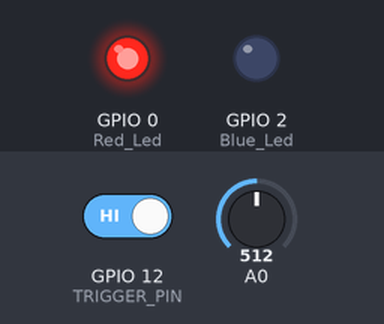
This sketch was run on a simulated ESP8266 (NodeMCU). Shown: output pins drawn as LEDs (lit = HIGH). The test bench sets the inputs (shaded band); at power-on: GPIO 12 (TRIGGER_PIN) HIGH, A0 = 512. WiFi joins after 1.5 s; servers stay silent unless stated; storage starts empty; what the sketch prints to the serial monitor is not drawn. At 12.0 s the program restarts the board; the recording ends there.

Above: at 6.2 s.
6.3 s: GPIO 12 (TRIGGER_PIN) driven LOW
At 6.9 s:
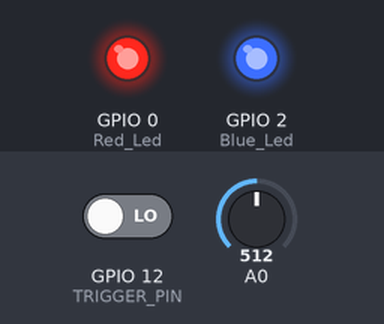
At 10.6 s:
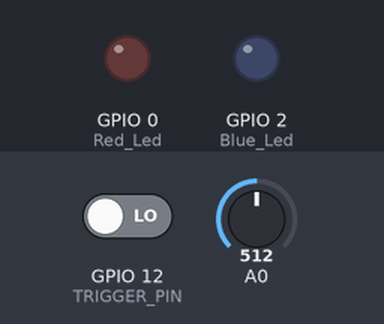
Timing chart, 0 to 12.0 s (numbered marks = the images above; inputs shaded):
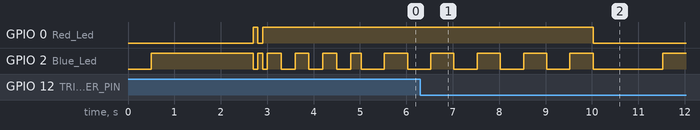

The sketch:

ESP_UKI.ino
```cpp
/*
    ESP_UKI

  TODO :  better function organizing
          add firmware number in webserver
          send ADC to default IP via udp, allow configuration

         build onDemand config mode
         load/save parameters (fixed ip, uki_name, udp_port udp_ip
*/


#include "includes.h"  //headers and variables declaration


void setup ( void ) {

  delay(500) ;
  Serial.begin(115200);
  Serial.println("Starting ESP8266");

  setupLeds();

  setupWifi();

  setupUDP() ;

  //setupOTA();

  blueLedState(-1, 500);


}


void loop ( void ) {
  //Serial.println(WiFi.status());
  StartConfigAP();
  //checkOTA();
  UDP_send_receive();


}
```

includes.h
```cpp
#include <FS.h>                   //this needs to be first, or it all crashes and burns...

#include <ESP8266WiFi.h>
//#include <WiFiClient.h>
//#include <ESP8266WebServer.h>
//web config portal
#include <ESP8266WebServer.h>
#include <DNSServer.h>
#include <WiFiManager.h>

#include <ArduinoJson.h>          //https://github.com/bblanchon/ArduinoJson

#include <Ticker.h>
#include <WiFiUdp.h>

//OTA includes
#include <ESP8266mDNS.h>
#include <ArduinoOTA.h>


//ESP8266WebServer server(80);

WiFiUDP UKI_UDP;


#include "leds.h"     //config and functions relative to leds

#include "ota.h"      //config and functions relative to ota firmware updates
#include "wifimgr.h"   //config and functions relative to wifi and access point configuration and configuration permanent saving


#include "udp.h"  //some helpers functions
```

leds.h
```cpp
const byte Blue_Led = 2;
bool Blue_Led_State = 1 ;
Ticker tkBlue_Led ;

const byte Red_Led = 0;
bool Red_Led_State = 0;
Ticker tkRed_Led ;

/*Faire des fonctions simples à appeler depuis autres functions callbacks, les fonctions locales attachent et detachent les tkLeds

fonctions extérieures appellent blueLedState (0 off, 1 on, -1 blink; time_ms)
blueStateLed attache/détache les tickers sur fonction invert
*/

void blinkLed(int Led) {
  if (Led==0) {Red_Led_State = !Red_Led_State; digitalWrite(Red_Led, !Red_Led_State) ;}
  if (Led==1) {Blue_Led_State = !Blue_Led_State; digitalWrite(Blue_Led, !Blue_Led_State);}
}


void redLedState ( int state, int time_ms) { // -1 inverts, 0 off, 1 on
  if (state == -1) {
    tkRed_Led.attach_ms( time_ms, blinkLed, 0);
    }
  else {
    tkRed_Led.detach();
    Red_Led_State = state ;
    digitalWrite(Red_Led, !Red_Led_State) ; // inverted, 1 is off and 0 is on
    }

  //Serial.println("Red Led "+(String)Red_Led_State);
}

void blueLedState ( int state, int time_ms) { // -1 inverts, 0 off, 1 on
  if (state == -1) {
    tkBlue_Led.attach_ms( time_ms, blinkLed, 1);
    }
  else {
    tkBlue_Led.detach();
    Blue_Led_State = state ;
    digitalWrite(Blue_Led, !Blue_Led_State) ;
    }
   // inverted, 1 is off and 0 is on
  //Serial.println("Blue Led "+(String)Blue_Led_State);
}


void setupLeds() {
  pinMode(Blue_Led, OUTPUT);
  digitalWrite(Blue_Led, Blue_Led_State);
  pinMode(Red_Led, OUTPUT);
  digitalWrite(Red_Led, Red_Led_State);//red led on at boot
  delay(2000);

  blueLedState(-1, 100);
  redLedState(-1, 100);
  delay (500); // blink fast during 0.5 seconds

  redLedState(0, 100);
  blueLedState(0, 100); // then switch all leds off

}
```

ota.h
```cpp
Ticker tkOTA;  // periodic check if OTA available
int OTA_check_ms = 100;
bool flag_OTA = false;

void OTA_Flag(){
  flag_OTA = true ;
}

void checkOTA(){
    //change to ticker flag system
    if (flag_OTA){
      flag_OTA = false ;
      ArduinoOTA.handle();
      //Serial.println("OTA check");
    }

}

void detachOTA(){
  tkOTA.detach();
}


void setupOTA(){
  ArduinoOTA.onStart([]() {
    Serial.println("Starting firmware update");
    redLedState(-1,100); // fast red blink
  });
  ArduinoOTA.onEnd([]() {
    Serial.println("update done !");
    redLedState(0, 500);
    blueLedState(-1, 100); // 5 fast blue blink on end
    delay(500);
    blueLedState(0,100);
    //ledBlink(Blue_Led, 3, 100);

  });
  ArduinoOTA.onProgress([](unsigned int progress, unsigned int total) {
    Serial.printf("Progress: %u%%\n", (progress / (total / 100)));
    blueLedState(-1,500); //slow blue blink during progress

  });
  ArduinoOTA.onError([](ota_error_t error) {
    Serial.printf("Error[%u]: ", error);
    if (error == OTA_AUTH_ERROR) Serial.println("Auth Failed");
    else if (error == OTA_BEGIN_ERROR) Serial.println("Begin Failed");
    else if (error == OTA_CONNECT_ERROR) Serial.println("Connect Failed");
    else if (error == OTA_RECEIVE_ERROR) Serial.println("Receive Failed");
    else if (error == OTA_END_ERROR) Serial.println("End Failed");
    redLedState(-1, 250);
    blueLedState(-1,250);
  });
  ArduinoOTA.begin();
  Serial.println("OTA started");
  tkOTA.attach_ms(OTA_check_ms, OTA_Flag);
}
```

udp.h
```cpp
/* UDP CONFIGURATION */
int UKI_UDP_In_Port = 9000;  //udp port input for ESP

//default address and port to send to (IP read from config)
IPAddress UKI_UDP_Out_IP ;
int UKI_UDP_Out_Port = 8000 ;

Ticker tkUKI;  // periodic send ADC to UDP
int GSR_sensor;
bool flag_UDP;
int  UDP_tick = 50 ; //delay between to udp send


void UDP_flag(){
  flag_UDP = true;
}


void UDP_send_receive() {

  if (flag_UDP) {
    flag_UDP = false;
    redLedState (1, 300);

       /*  UKI part  */
    GSR_sensor = analogRead(A0);
    //UKI_UDP.beginPacketMulticast((224, 1, 2, 3), 8000, WiFi.localIP());//
    UKI_UDP.beginPacket(UKI_UDP_Out_IP, UKI_UDP_Out_Port);
    UKI_UDP.print(UKI_NAME);
    UKI_UDP.print(" ");
    UKI_UDP.print(GSR_sensor);
    UKI_UDP.endPacket();

    //Check udp in
    int packetSize = UKI_UDP.parsePacket();

    if(packetSize) {
      UKI_UDP_Out_IP = UKI_UDP.remoteIP();
      UKI_UDP.beginPacket(UKI_UDP_Out_IP, 8000);
      UKI_UDP.print("new master ip");
      UKI_UDP.endPacket();
    }
    redLedState (0, 300);
  }


}


void setupUDP(){
  UKI_UDP_Out_IP.fromString(UKI_UDP_IP);
  Serial.print ("sending UDP to ");
  Serial.println (UKI_UDP_Out_IP);
  UKI_UDP.begin(UKI_UDP_In_Port);
  tkUKI.attach_ms(UDP_tick, UDP_flag); //raises flag
}
```

wifimgr.h
```cpp
//ticker flag for saving data
bool flag_SaveConfig = false;

#define TRIGGER_PIN 12 //start onDemand config portal when set to LOW
Ticker tkConfig ;
bool flag_ConfigPortal = false;
int timeout = 30000;

char UKI_NAME[40];
char UKI_UDP_PORT[6] = "9000";
char UKI_UDP_IP[16] = "192.168.10.100";


//callback notifying the need to save config
void saveConfigCallback () {
  Serial.println("Should save config");
  flag_SaveConfig = true;
}

// Ticker flag to go to config mode
void CheckTriggerPin () {
  //Serial.println("Config check");
  if ( digitalRead(TRIGGER_PIN) == LOW) {
    flag_ConfigPortal = true;
  }
}

void ReadConfig() {

  //read configuration from FS json
  Serial.println("mounting FS...");

  if (SPIFFS.begin()) {
    Serial.println("mounted file system");
    if (SPIFFS.exists("/config.json")) {
      //file exists, reading and loading
      Serial.println("reading config file");
      File configFile = SPIFFS.open("/config.json", "r");
      if (configFile) {
        Serial.println("opened config file");
        size_t size = configFile.size();
        // Allocate a buffer to store contents of the file.
        std::unique_ptr<char[]> buf(new char[size]);

        configFile.readBytes(buf.get(), size);
        DynamicJsonBuffer jsonBuffer;
        JsonObject& json = jsonBuffer.parseObject(buf.get());
        json.printTo(Serial);
        if (json.success()) {
          Serial.println("\nparsed json");

          strcpy(UKI_NAME, json["UKI_NAME"]);
          strcpy(UKI_UDP_PORT, json["UKI_UDP_PORT"]);
          strcpy(UKI_UDP_IP, json["UKI_UDP_IP"]);


        }
        else {
          Serial.println("failed to load json config");
        }
      }
    }
  } else {
    Serial.println("failed to mount FS");
  }
  //end read
}

void WriteConfig() {

  //save the custom parameters to FS
    if (flag_SaveConfig) {

      flag_SaveConfig = false ;
      Serial.println("saving config");
      DynamicJsonBuffer jsonBuffer;
      JsonObject& json = jsonBuffer.createObject();
      json["UKI_NAME"] = UKI_NAME;
      json["UKI_UDP_PORT"] = UKI_UDP_PORT;
      json["UKI_UDP_IP"] = UKI_UDP_IP;

      File configFile = SPIFFS.open("/config.json", "w");
      if (!configFile) {
        Serial.println("failed to open config file for writing");
      }

      json.printTo(Serial);
      json.printTo(configFile);
      configFile.close();
      Serial.println();
      //end save
    }
}

void StartConfigAP(){
  /* stops all tickers, start config portal and waits for new configuration
   *  if new connection, saves the new configuration values and goes back to loop()
   add a check if disconnected ?
   */

  if (flag_ConfigPortal) { //or disconnected from wifi

    flag_ConfigPortal = false; //reset flag

    // detach all tickers (redLed, blueLed, OTA, wifimgr, UKI_UDP)
    redLedState (1, 500);
    blueLedState (1,500);
    detachOTA();
    tkConfig.detach();
    delay (500);

    //ReadConfig() ; //read config.json from FS

    //WiFiManager

    // The extra parameters to be configured (can be either global or just in the setup)
    // After connecting, parameter.getValue() will get you the configured value
    // id/name placeholder/prompt default length
    WiFiManagerParameter custom_UKI_NAME("name", "UKI NAME", UKI_NAME, 40);
    WiFiManagerParameter custom_UKI_UDP_PORT("port", "UKI udp port", UKI_UDP_PORT, 5);
    WiFiManagerParameter custom_UKI_UDP_IP("ip", "UKI udp IP", UKI_UDP_IP, 32);

    //Local intialization. Once its business is done, there is no need to keep it around
    WiFiManager wifiManager;

    //wifiManager.resetSettings();//reset settings - for testing
    wifiManager.setSaveConfigCallback(saveConfigCallback);//set config save notify callback

    //add all your parameters here
    wifiManager.addParameter(&custom_UKI_NAME);
    wifiManager.addParameter(&custom_UKI_UDP_PORT);
    wifiManager.addParameter(&custom_UKI_UDP_IP);

    //it starts an access point with the specified name
    //here  "AutoConnectAP"
    //and goes into a blocking loop awaiting configuration


    delay(1000);

    //Modify below to restart config portal
   // bool flag_connected =false ;
    //while (!flag_connected) {
      redLedState (1, 100);
      blueLedState (-1, 100);
      if (!wifiManager.startConfigPortal(UKI_NAME)) {
        Serial.println("failed to connect, restarting config portal");
        delay(2000);
        //reset and try again
        redLedState (-1, 100);
        blueLedState (-1, 100);
        ESP.reset();
        delay(3000);
      }
     // else {flag_connected = true;}
    //}


    //if you get here you have connected to the WiFi
    Serial.println("connected to UKI wifi");
    blueLedState(0,500);

    //read updated parameters
    strcpy(UKI_NAME, custom_UKI_NAME.getValue());
    strcpy(UKI_UDP_PORT, custom_UKI_UDP_PORT.getValue());
    strcpy(UKI_UDP_IP, custom_UKI_UDP_IP.getValue());

    WriteConfig();
    Serial.println("Restarting");
    delay(500);
    ESP.reset();
    delay(3000);
  }
}


void setupWifi() {
  pinMode(TRIGGER_PIN, INPUT);
  blueLedState (-1, 300);

  ReadConfig();
  Serial.print("Connecting");
  WiFi.begin();
  int start_time = millis();
  while(WiFi.status()!=3){
    Serial.print(".");
    delay(1000);
    if (millis()-start_time > timeout) {
      Serial.println("timeout, starting config portal");
      flag_ConfigPortal = true;
      StartConfigAP();
    }
  }
  Serial.println();
  Serial.print("connected to ");  //add wifi ssid
  Serial.println(WiFi.SSID());
  blueLedState(1,500);
  //ajout attente connection + leds
  Serial.print("IP address: ");
  Serial.println(WiFi.localIP());// ou vérifier si IP = 0.0.0.0, lancer config portal
  tkConfig.attach(5, CheckTriggerPin); // check TRIGGER_PIN state periodically
  //delay(10000);

//  while(WiFi.status()<3) {
//    Serial.print
//clean FS, for testing
  //SPIFFS.format();
  //}

}
```

Measured:
- after the input at 6.3 s, GPIO 0 (Red_Led): HIGH → LOW after 3.7 s
